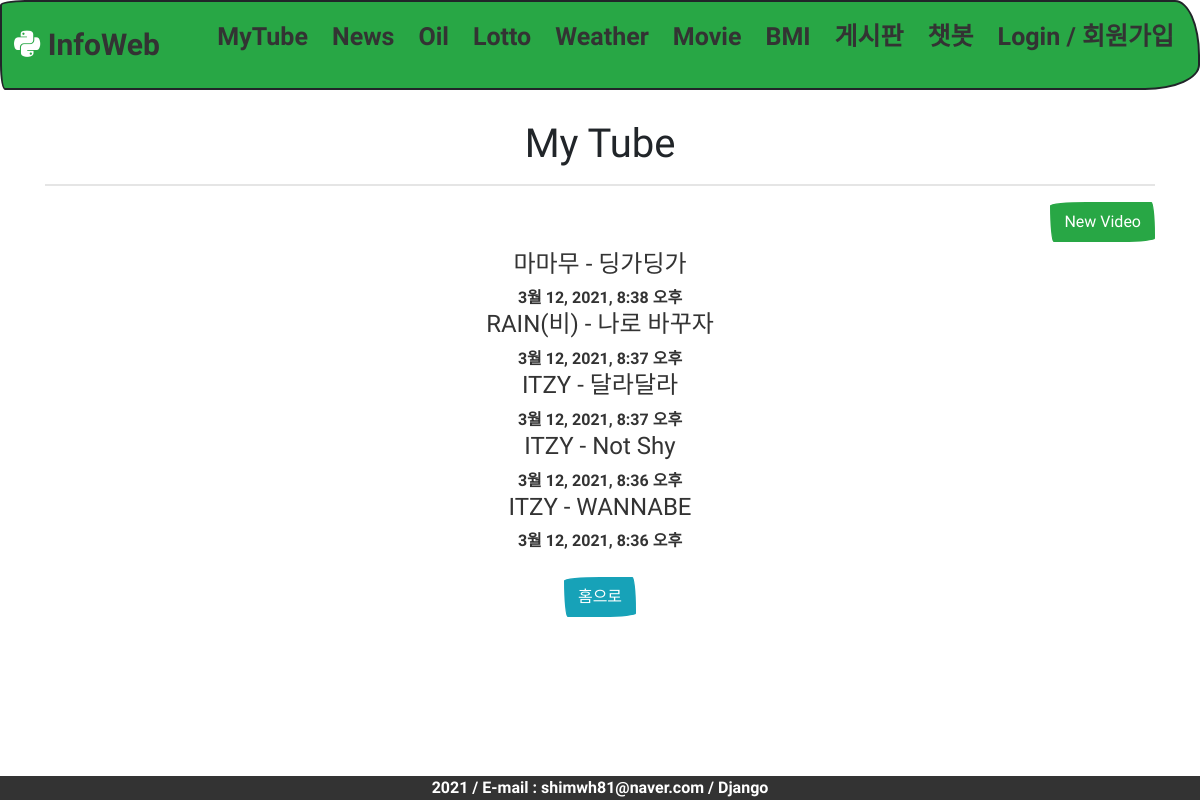
Screenshot of /mytube/ with the database file from the repository.
### mytube/models.py (models this page shows, shortened)
class Video(models.Model):
    title = models.CharField(max_length=200)
    video_key = models.CharField(max_length=12)
    update = models.DateTimeField(auto_now=True)

### mytube/views.py (the view)
# urls.py: path('mytube/', include('mytube.urls')),
def mytube(request):
    video_list = Video.objects.order_by('-update')
    return render(request, 'infoweb/video_list.html', {'video_list': video_list})

### templates/infoweb/video_list.html (shortened to what this page needs)
{% extends "infoweb/base.html" %}
{% load static %}
{% block content %}
    <h1>My Tube</h1>
    <hr>
    <a class="btn btn-success" href="{% url 'new' %}" style="float: right;">New Video</a>
     <br><br>
    {% for video in video_list %}
        <a href="{% url 'detail' video.id %}">
            <h4>{{ video.title }}</h4>  {{ video.update }}
        </a>
    {% endfor %}
    <br><br>
    <a href="{% url 'home' %}"><input type="button" class="btn btn-info" value="홈으로"></a>
    <br>
{% endblock %}

### static/css/style2.css (style rules this page uses)
:root { --text-color: #333; --background-color: #28a745; --accent-color: pink; }
html,body { font-family: 'Jua', sans-serif; margin: 0; padding: 0; height: 100% }
a { text-decoration: none; color: var(--text-color); }

### rows the page displays
Video: title "마마무 - 딩가딩가", update "3월 12, 2021, 8:38 오후"
Video: title "RAIN(비) - 나로 바꾸자", update "3월 12, 2021, 8:37 오후"
Video: title "ITZY - 달라달라", update "3월 12, 2021, 8:37 오후"
Video: title "ITZY - Not Shy", update "3월 12, 2021, 8:36 오후"
Video: title "ITZY - WANNABE", update "3월 12, 2021, 8:36 오후"
